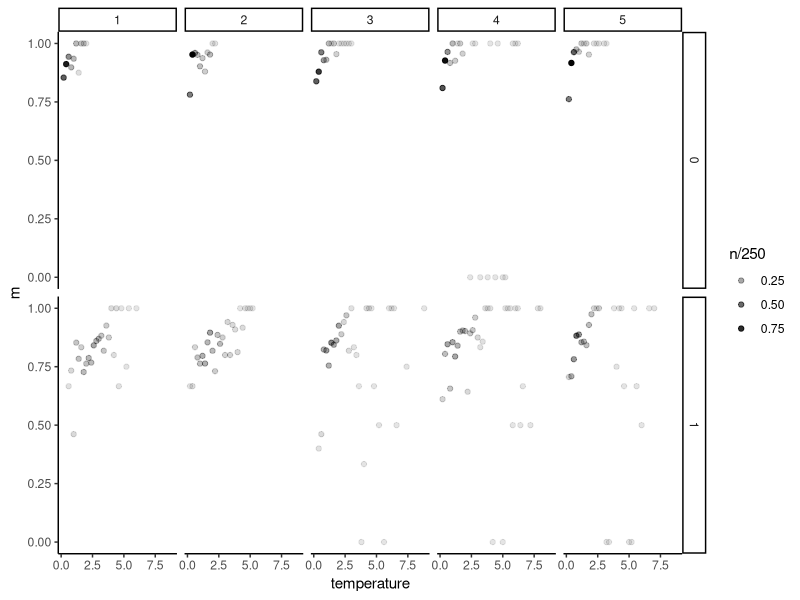
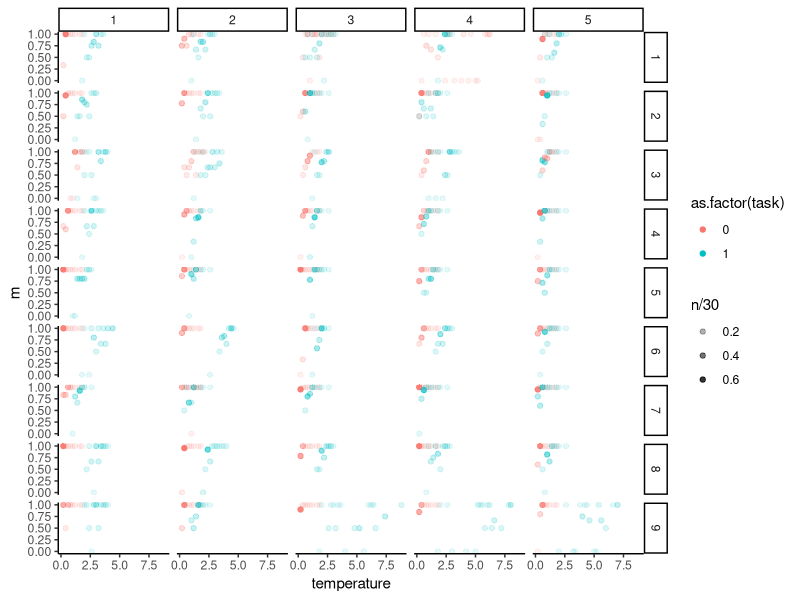
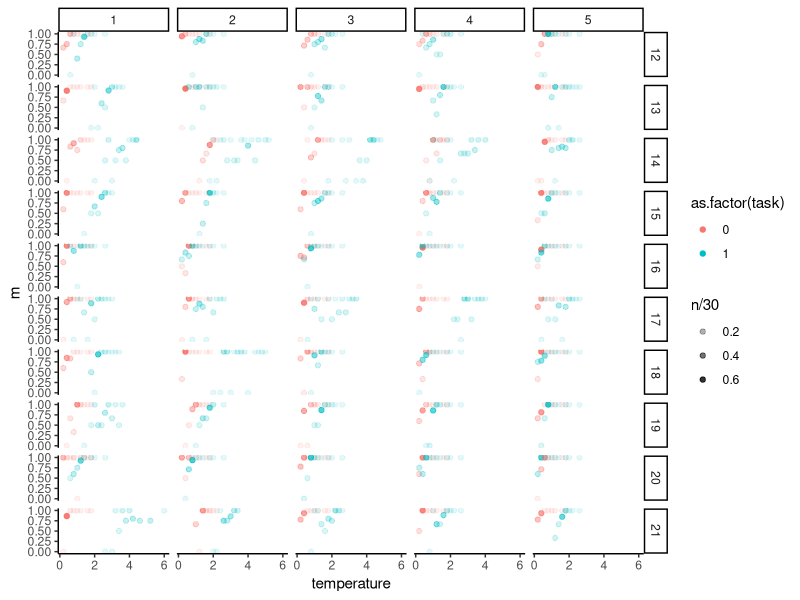
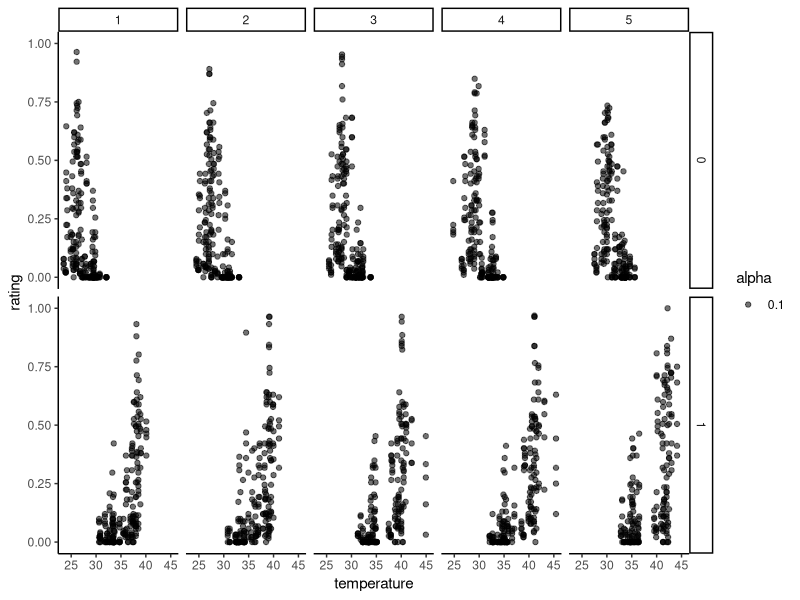
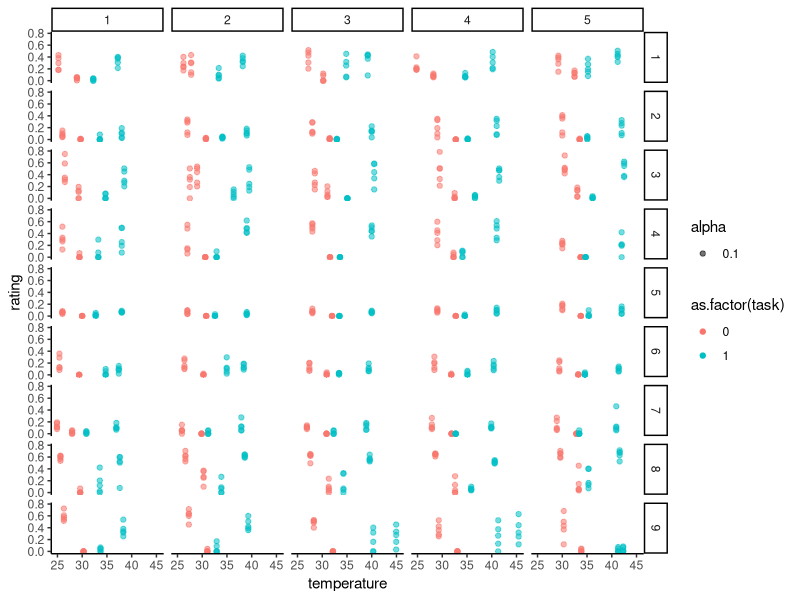
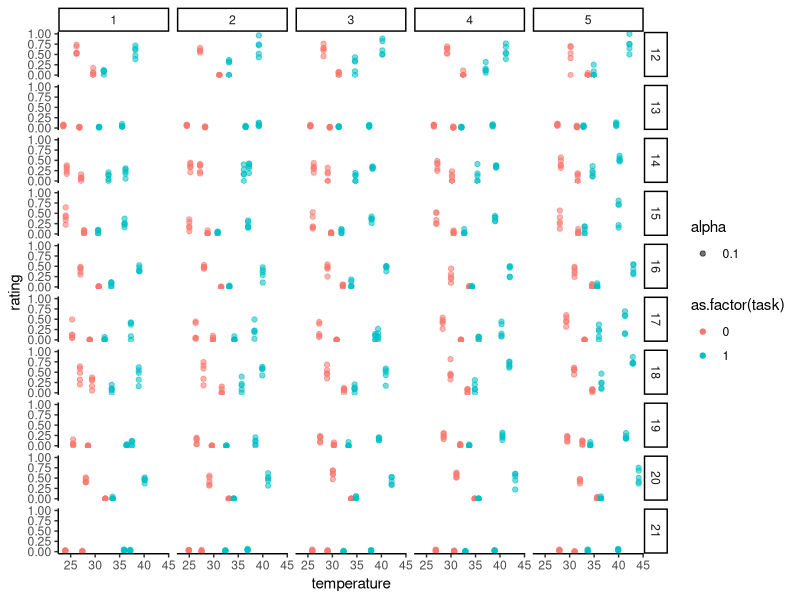

The R script that drew these images, in order:
# Script used to generate different model free plots of the discrimination and rating datasets
# Author: Arthur S. Courtin
# License: MIT (see LICENSE file)
# Edited with the assistance of Claude Code (Anthropic).

#### Set-up environment ####
library(tidyverse)

#### Extract discrimination data ####
data <-
  read_csv("data/d_at_2ifc.csv")%>%
  mutate(
    relative_adapting_temperature =
      round(adapting - baseline),
    adapting_temperature_idx = 3 + relative_adapting_temperature
  )
participant<-unique(data$participant)
P<-length(participant)
for(pdx in 1:P){
  data$participant[data$participant==participant[pdx]]<-pdx
}

#Group level
data %>% 
  group_by(temperature,adapting_temperature_idx,task) %>%
  summarise(m=mean(accuracy),n=sum(!is.na(accuracy))) %>% 
  ggplot(aes(x=temperature,y=m,alpha=n/250))+
    geom_point()+
    theme_classic()+
    facet_grid(cols=vars(adapting_temperature_idx),rows=vars(task))

#Participant level
data %>% 
  filter(participant<10) %>% 
  group_by(temperature,adapting_temperature_idx,task,participant) %>%
  summarise(m=mean(accuracy),n=sum(!is.na(accuracy))) %>% 
  ggplot(aes(x=temperature,y=m,alpha=n/30,color=as.factor(task)))+
  geom_point()+
  theme_classic()+
  facet_grid(cols=vars(adapting_temperature_idx),rows=vars(participant))
data %>%
  filter(participant>11) %>%
  group_by(temperature,adapting_temperature_idx,task,participant) %>%
  summarise(m=mean(accuracy),n=sum(!is.na(accuracy))) %>%
  ggplot(aes(x=temperature,y=m,alpha=n/30,color=as.factor(task)))+
  geom_point()+
  theme_classic()+
  facet_grid(cols=vars(adapting_temperature_idx),rows=vars(participant))

#### Extract rating data ####
rating_data <-
  read_csv("data/d_at_ratings.csv")%>%
  filter(baseline_flag == 0, confirmed == 1) %>%
  mutate(
    relative_adapting_temperature =
      round(adapting - baseline),
    adapting_temperature_idx = 3 + relative_adapting_temperature,
    rating = rating/100
  )
rating_participant<-unique(rating_data$participant)
rating_P<-length(rating_participant)
for(pdx in 1:rating_P){
  rating_data$participant[rating_data$participant==rating_participant[pdx]]<-pdx
}

#Group level
rating_data %>%
  group_by(temperature,adapting_temperature_idx,task) %>%
  ggplot(aes(x=temperature,y=rating,alpha=.10))+
    geom_point()+
    theme_classic()+
    facet_grid(cols=vars(adapting_temperature_idx),rows=vars(task))

#Participant level
rating_data %>%
  filter(participant<10) %>%
  group_by(temperature,adapting_temperature_idx,task,participant) %>%
  ggplot(aes(x=temperature,y=rating,alpha=.1,color=as.factor(task)))+
  geom_point()+
  theme_classic()+
  facet_grid(cols=vars(adapting_temperature_idx),rows=vars(participant))
rating_data %>%
  filter(participant>11) %>%
  group_by(temperature,adapting_temperature_idx,task,participant) %>%
  ggplot(aes(x=temperature,y=rating,alpha=.1,color=as.factor(task)))+
  geom_point()+
  theme_classic()+
  facet_grid(cols=vars(adapting_temperature_idx),rows=vars(participant))
